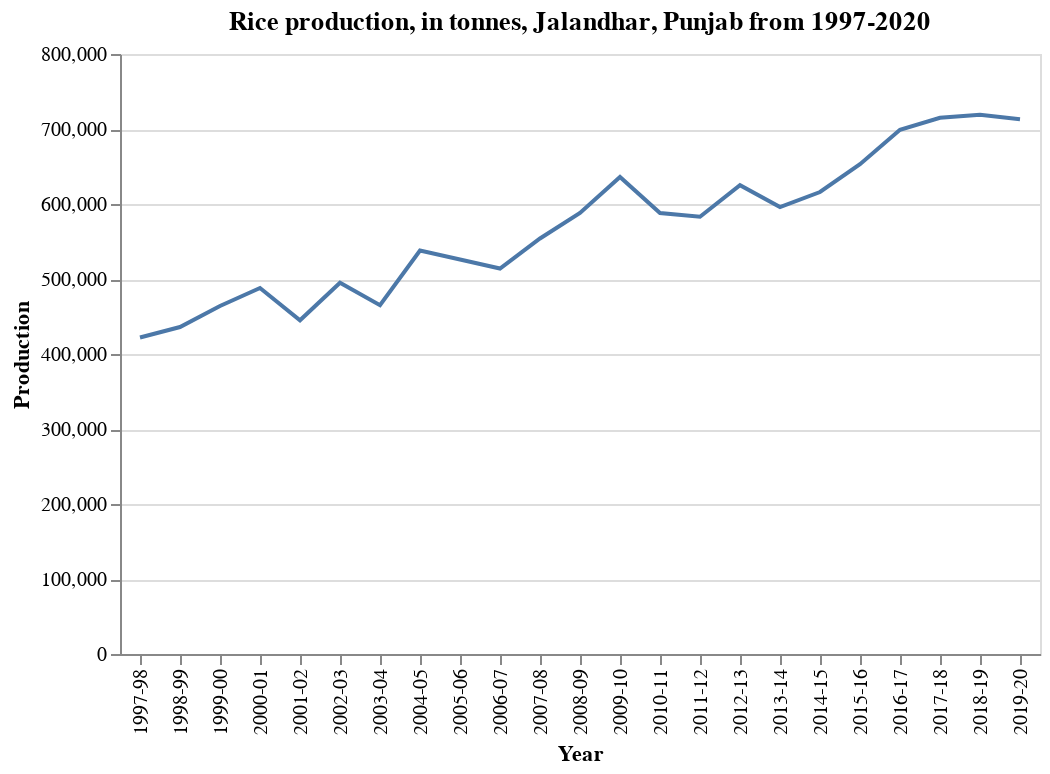

Notebook code for this chart:
### Markdown cell above
A marked decline here as well.

### Code cell
df_pj_ja = df_pj_rice.loc[df['District'] == 'JALANDHAR']

alt.Chart(df_pj_ja).mark_line().encode(
    x='Year',
    y=('Production')
).properties(
    title='Rice production, in tonnes, Jalandhar, Punjab from 1997-2020')

### Figure 1 — Vega-Lite specification as saved in the notebook (floating-point values rounded to 4 significant figures)
{"config": {"view": {"continuousWidth": 400, "continuousHeight": 300}}, "data": {"name": "data-762004f58d14510245575bdcf58573a5"}, "mark": "line", "encoding": {"x": {"field": "Year", "type": "nominal"}, "y": {"field": "Production", "type": "quantitative"}}, "title": "Rice production, in tonnes, Jalandhar, Punjab from 1997-2020", "$schema": "https://vega.github.io/schema/vega-lite/v4.17.0.json", "datasets": {"data-762004f58d14510245575bdcf58573a5": [{"Unnamed: 0": 29324, "State": "Punjab", "District": "JALANDHAR", "Crop": "Rice", "Year": "2001-02", "Season": "Kharif", "Area": 132000.0, "Area Units": "Hectare", "Production": 445000.0, "Production Units": "Tonnes", "Yield": 3.371}, {"Unnamed: 0": 29325, "State": "Punjab", "District": "JALANDHAR", "Crop": "Rice", "Year": "2002-03", "Season": "Kharif", "Area": 133000.0, "Area Units": "Hectare", "Production": 495000.0, "Production Units": "Tonnes", "Yield": 3.722}, {"Unnamed: 0": 29326, "State": "Punjab", "District": "JALANDHAR", "Crop": "Rice", "Year": "2003-04", "Season": "Kharif", "Area": 138000.0, "Area Units": "Hectare", "Production": 465000.0, "Production Units": "Tonnes", "Yield": 3.37}, {"Unnamed: 0": 72122, "State": "Punjab", "District": "JALANDHAR", "Crop": "Rice", "Year": "2004-05", "Season": "Kharif", "Area": 145000.0, "Area Units": "Hectare", "Production": 538000.0, "Production Units": "Tonnes", "Yield": 3.71}, {"Unnamed: 0": 72123, "State": "Punjab", "District": "JALANDHAR", "Crop": "Rice", "Year": "2005-06", "Season": "Kharif", "Area": 151000.0, "Area Units": "Hectare", "Production": 526000.0, "Production Units": "Tonnes", "Yield": 3.483}, {"Unnamed: 0": 72124, "State": "Punjab", "District": "JALANDHAR", "Crop": "Rice", "Year": "2006-07", "Season": "Kharif", "Area": 147000.0, "Area Units": "Hectare", "Production": 514000.0, "Production Units": "Tonnes", "Yield": 3.497}, {"Unnamed: 0": 115851, "State": "Punjab", "District": "JALANDHAR", "Crop": "Rice", "Year": "2007-08", "Season": "Kharif", "Area": 149000.0, "Area Units": "Hectare", "Production": 554000.0, "Production Units": "Tonnes", "Yield": 3.718}, {"Unnamed: 0": 115852, "State": "Punjab", "District": "JALANDHAR", "Crop": "Rice", "Year": "2008-09", "Season": "Kharif", "Area": 155000.0, "Area Units": "Hectare", "Production": 588000.0, "Production Units": "Tonnes", "Yield": 3.794}, {"Unnamed: 0": 115853, "State": "Punjab", "District": "JALANDHAR", "Crop": "Rice", "Year": "2009-10", "Season": "Kharif", "Area": 161000.0, "Area Units": "Hectare", "Production": 636000.0, "Production Units": "Tonnes", "Yield": 3.95}, {"Unnamed: 0": 162814, "State": "Punjab", "District": "JALANDHAR", "Crop": "Rice", "Year": "2010-11", "Season": "Kharif", "Area": 163000.0, "Area Units": "Hectare", "Production": 588000.0, "Production Units": "Tonnes", "Yield": 3.607}, {"Unnamed: 0": 162815, "State": "Punjab", "District": "JALANDHAR", "Crop": "Rice", "Year": "2011-12", "Season": "Kharif", "Area": 165000.0, "Area Units": "Hectare", "Production": 583000.0, "Production Units": "Tonnes", "Yield": 3.533}, {"Unnamed: 0": 162816, "State": "Punjab", "District": "JALANDHAR", "Crop": "Rice", "Year": "2012-13", "Season": "Kharif", "Area": 165000.0, "Area Units": "Hectare", "Production": 625000.0, "Production Units": "Tonnes", "Yield": 3.788}, {"Unnamed: 0": 207767, "State": "Punjab", "District": "JALANDHAR", "Crop": "Rice", "Year": "2013-14", "Season": "Kharif", "Area": 167000.0, "Area Units": "Hectare", "Production": 596000.0, "Production Units": "Tonnes", "Yield": 3.569}, {"Unnamed: 0": 207768, "State": "Punjab", "District": "JALANDHAR", "Crop": "Rice", "Year": "2014-15", "Season": "Kharif", "Area": 167000.0, "Area Units": "Hectare", "Production": 616000.0, "Production Units": "Tonnes", "Yield": 3.689}, {"Unnamed: 0": 207769, "State": "Punjab", "District": "JALANDHAR", "Crop": "Rice", "Year": "2015-16", "Season": "Kharif", "Area": 168000.0, "Area Units": "Hectare", "Production": 653000.0, "Production Units": "Tonnes", "Yield": 3.887}, {"Unnamed: 0": 258978, "State": "Punjab", "District": "JALANDHAR", "Crop": "Rice", "Year": "2016-17", "Season": "Kharif", "Area": 170000.0, "Area Units": "Hectare", "Production": 699000.0, "Production Units": "Tonnes", "Yield": 4.112}, {"Unnamed: 0": 258979, "State": "Punjab", "District": "JALANDHAR", "Crop": "Rice", "Year": "2017-18", "Season": "Kharif", "Area": 171000.0, "Area Units": "Hectare", "Production": 715000.0, "Production Units": "Tonnes", "Yield": 4.181}, {"Unnamed: 0": 258980, "State": "Punjab", "District": "JALANDHAR", "Crop": "Rice", "Year": "2018-19", "Season": "Kharif", "Area": 173000.0, "Area Units": "Hectare", "Production": 719000.0, "Production Units": "Tonnes", "Yield": 4.156}, {"Unnamed: 0": 289998, "State": "Punjab", "District": "JALANDHAR", "Crop": "Rice", "Year": "2019-20", "Season": "Kharif", "Area": 175000.0, "Area Units": "Hectare", "Production": 713000.0, "Production Units": "Tonnes", "Yield": 4.074}, {"Unnamed: 0": 328622, "State": "Punjab", "District": "JALANDHAR", "Crop": "Rice", "Year": "1997-98", "Season": "Kharif", "Area": 126000.0, "Area Units": "Hectare", "Production": 422000.0, "Production Units": "Tonnes", "Yield": 3.349}, {"Unnamed: 0": 328623, "State": "Punjab", "District": "JALANDHAR", "Crop": "Rice", "Year": "1998-99", "Season": "Kharif", "Area": 134000.0, "Area Units": "Hectare", "Production": 436000.0, "Production Units": "Tonnes", "Yield": 3.254}, {"Unnamed: 0": 328624, "State": "Punjab", "District": "JALANDHAR", "Crop": "Rice", "Year": "1999-00", "Season": "Kharif", "Area": 133000.0, "Area Units": "Hectare", "Production": 464000.0, "Production Units": "Tonnes", "Yield": 3.489}, {"Unnamed: 0": 328625, "State": "Punjab", "District": "JALANDHAR", "Crop": "Rice", "Year": "2000-01", "Season": "Kharif", "Area": 136000.0, "Area Units": "Hectare", "Production": 488000.0, "Production Units": "Tonnes", "Yield": 3.588}]}}
